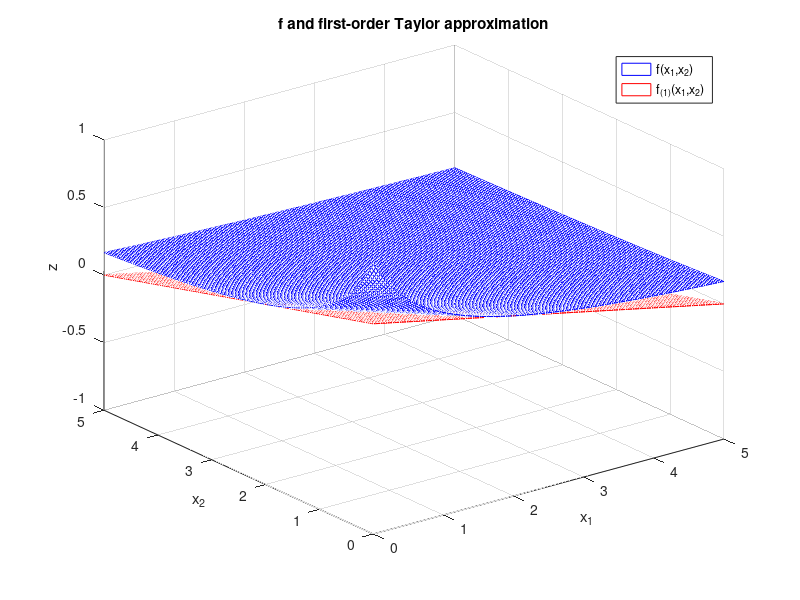
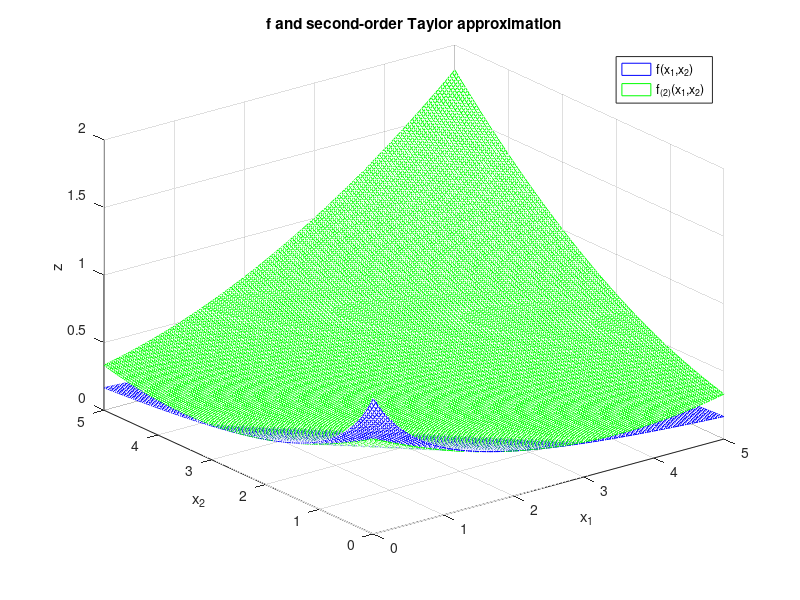

Recreate these plots in MATLAB, in order.
clear;
close all;

x_star = 5;

a = 1;
b = 1;

x1 = linspace(0, x_star, 150);
x2 = linspace(0, x_star, 150);
[X1, X2] = meshgrid(x1, x2);

f = @(x1,x2) 1 ./ (1 + x1 + x2);

% μερικές παράγωγοι
fx1  = @(x1,x2) -1 ./ (1 + x1 + x2).^2;
fx2  = @(x1,x2) -1 ./ (1 + x1 + x2).^2;

fxx11 = @(x1,x2) 2 ./ (1 + x1 + x2).^3;
fxx22 = @(x1,x2) 2 ./ (1 + x1 + x2).^3;
fxx12 = @(x1,x2) 2 ./ (1 + x1 + x2).^3;

% πραγματική συνάρτηση
F = f(X1, X2);

% τιμές στο σημείο ανάπτυξης
f0    = f(a,b);
fx10  = fx1(a,b);
fx20  = fx2(a,b);
fxx110 = fxx11(a,b);
fxx220 = fxx22(a,b);
fxx120 = fxx12(a,b);

% Taylor 1ης τάξης
f1 = f0 + fx10.*(X1 - a) + fx20.*(X2 - b);

figure;
mesh(X1, X2, F,'EdgeColor', 'b');
hold on;
mesh(X1, X2, f1, 'EdgeColor', 'r');

xlabel('x_1');
ylabel('x_2');
zlabel('z');
title('f and first-order Taylor approximation');
legend('f(x_1,x_2)', 'f_{(1)}(x_1,x_2)');
grid on;

% Taylor 2ης τάξης
f2 = f0 ...
    + fx10.*(X1 - a) ...
    + fx20.*(X2 - b) ...
    + 0.5*( ...
        fxx110.*(X1 - a).^2 ...
      + 2*fxx120.*(X1 - a).*(X2 - b) ...
      + fxx220.*(X2 - b).^2 );

figure;
mesh(X1, X2, F, 'EdgeColor', 'b');
hold on;
mesh(X1, X2, f2, 'EdgeColor', 'g');

xlabel('x_1');
ylabel('x_2');
zlabel('z');
title('f and second-order Taylor approximation');
legend('f(x_1,x_2)', 'f_{(2)}(x_1,x_2)');
grid on;
